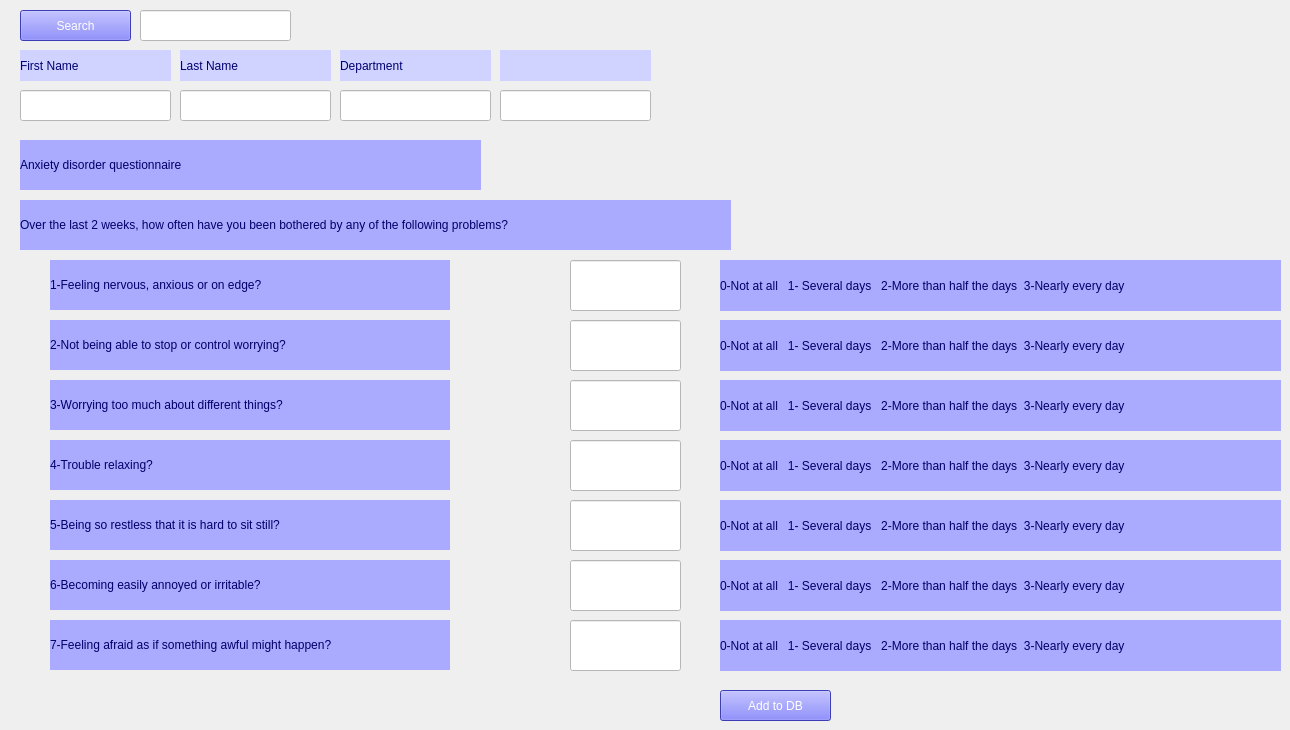
    <widget class="QWidget" name="tab_7">
     <attribute name="title">
      <string>anxiety </string>
     </attribute>
     <widget class="QLabel" name="label_3">
      <property name="geometry">
       <rect>
        <x>20</x>
        <y>140</y>
        <width>461</width>
        <height>50</height>
       </rect>
      </property>
      <property name="styleSheet">
       <string notr="true">background-color: rgb(170, 170, 255);
color: rgb(0, 0, 104);</string>
      </property>
      <property name="text">
       <string>Anxiety disorder questionnaire</string>
      </property>
     </widget>
     <widget class="QLabel" name="label_6">
      <property name="geometry">
       <rect>
        <x>20</x>
        <y>200</y>
        <width>711</width>
        <height>50</height>
       </rect>
      </property>
      <property name="styleSheet">
       <string notr="true">background-color: rgb(170, 170, 255);
font: 8pt &quot;MS Shell Dlg 2&quot;;
color: rgb(0, 0, 104);</string>
      </property>
      <property name="text">
       <string>Over the last 2 weeks, how often have you been bothered by any of the following problems?                                        </string>
      </property>
     </widget>
     <widget class="QLabel" name="label_7">
      <property name="geometry">
       <rect>
        <x>50</x>
        <y>260</y>
        <width>400</width>
        <height>50</height>
       </rect>
      </property>
      <property name="styleSheet">
       <string notr="true">background-color: rgb(170, 170, 255);
font: 8pt &quot;MS Shell Dlg 2&quot;;
color: rgb(0, 0, 104);</string>
      </property>
      <property name="text">
       <string>1-Feeling nervous, anxious or on edge?</string>
      </property>
     </widget>
     <widget class="QLabel" name="label_8">
      <property name="geometry">
       <rect>
        <x>50</x>
        <y>320</y>
        <width>400</width>
        <height>50</height>
       </rect>
      </property>
      <property name="styleSheet">
       <string notr="true">background-color: rgb(170, 170, 255);
font: 8pt &quot;MS Shell Dlg 2&quot;;
color: rgb(0, 0, 104);</string>
      </property>
      <property name="text">
       <string>2-Not being able to stop or control worrying?</string>
      </property>
     </widget>
     <widget class="QLabel" name="label_9">
      <property name="geometry">
       <rect>
        <x>50</x>
        <y>380</y>
        <width>400</width>
        <height>50</height>
       </rect>
      </property>
      <property name="styleSheet">
       <string notr="true">background-color: rgb(170, 170, 255);
font: 8pt &quot;MS Shell Dlg 2&quot;;
color: rgb(0, 0, 104);</string>
      </property>
      <property name="text">
       <string>3-Worrying too much about different things?</string>
      </property>
     </widget>
     <widget class="QLabel" name="label_10">
      <property name="geometry">
       <rect>
        <x>50</x>
        <y>440</y>
        <width>400</width>
        <height>50</height>
       </rect>
      </property>
      <property name="styleSheet">
       <string notr="true">background-color: rgb(170, 170, 255);
font: 8pt &quot;MS Shell Dlg 2&quot;;
color: rgb(0, 0, 104);</string>
      </property>
      <property name="text">
       <string>4-Trouble relaxing?</string>
      </property>
     </widget>
     <widget class="QLabel" name="label_11">
      <property name="geometry">
       <rect>
        <x>50</x>
        <y>500</y>
        <width>400</width>
        <height>50</height>
       </rect>
      </property>
      <property name="styleSheet">
       <string notr="true">background-color: rgb(170, 170, 255);
font: 8pt &quot;MS Shell Dlg 2&quot;;
color: rgb(0, 0, 104);</string>
      </property>
      <property name="text">
       <string>5-Being so restless that it is hard to sit still?</string>
      </property>
     </widget>
     <widget class="QLabel" name="label_13">
      <property name="geometry">
       <rect>
        <x>50</x>
        <y>560</y>
        <width>400</width>
        <height>50</height>
       </rect>
      </property>
      <property name="styleSheet">
       <string notr="true">background-color: rgb(170, 170, 255);
font: 8pt &quot;MS Shell Dlg 2&quot;;
color: rgb(0, 0, 104);</string>
      </property>
      <property name="text">
       <string>6-Becoming easily annoyed or irritable?</string>
      </property>
     </widget>
     <widget class="QLabel" name="label_15">
      <property name="geometry">
       <rect>
        <x>50</x>
        <y>620</y>
        <width>400</width>
        <height>50</height>
       </rect>
      </property>
      <property name="styleSheet">
       <string notr="true">background-color: rgb(170, 170, 255);
font: 8pt &quot;MS Shell Dlg 2&quot;;
color: rgb(0, 0, 104);</string>
      </property>
      <property name="text">
       <string>7-Feeling afraid as if something awful might happen?</string>
      </property>
     </widget>
     <widget class="QLabel" name="label_16">
      <property name="geometry">
       <rect>
        <x>720</x>
        <y>260</y>
        <width>561</width>
        <height>51</height>
       </rect>
      </property>
      <property name="styleSheet">
       <string notr="true">background-color: rgb(170, 170, 255);
color: rgb(0, 0, 104);
font: 8pt &quot;MS Shell Dlg 2&quot;;</string>
      </property>
      <property name="text">
       <string>0-Not at all   1- Several days   2-More than half the days  3-Nearly every day               </string>
      </property>
     </widget>
     <widget class="QLineEdit" name="tb811">
      <property name="geometry">
       <rect>
        <x>570</x>
        <y>260</y>
        <width>111</width>
        <height>51</height>
       </rect>
      </property>
      <property name="styleSheet">
       <string notr="true">background-color: rgb(255, 255, 255);
color: rgb(0, 0, 0);
</string>
      </property>
     </widget>
     <widget class="QLineEdit" name="tb812">
      <property name="geometry">
       <rect>
        <x>570</x>
        <y>320</y>
        <width>111</width>
        <height>51</height>
       </rect>
      </property>
      <property name="styleSheet">
       <string notr="true">background-color: rgb(255, 255, 255);
color: rgb(0, 0, 0);
</string>
      </property>
     </widget>
     <widget class="QLineEdit" name="tb813">
      <property name="geometry">
       <rect>
        <x>570</x>
        <y>380</y>
        <width>111</width>
        <height>51</height>
       </rect>
      </property>
      <property name="styleSheet">
       <string notr="true">background-color: rgb(255, 255, 255);
color: rgb(0, 0, 0);
</string>
      </property>
     </widget>
     <widget class="QLineEdit" name="tb814">
      <property name="geometry">
       <rect>
        <x>570</x>
        <y>440</y>
        <width>111</width>
        <height>51</height>
       </rect>
      </property>
      <property name="styleSheet">
       <string notr="true">background-color: rgb(255, 255, 255);
color: rgb(0, 0, 0);
</string>
      </property>
     </widget>
     <widget class="QLineEdit" name="tb815">
      <property name="geometry">
       <rect>
        <x>570</x>
        <y>500</y>
        <width>111</width>
        <height>51</height>
       </rect>
      </property>
      <property name="styleSheet">
       <string notr="true">background-color: rgb(255, 255, 255);
color: rgb(0, 0, 0);
</string>
      </property>
     </widget>
     <widget class="QLineEdit" name="tb816">
      <property name="geometry">
       <rect>
        <x>570</x>
        <y>560</y>
        <width>111</width>
        <height>51</height>
       </rect>
      </property>
      <property name="styleSheet">
       <string notr="true">background-color: rgb(255, 255, 255);
color: rgb(0, 0, 0);
</string>
      </property>
     </widget>
     <widget class="QLineEdit" name="tb817">
      <property name="geometry">
       <rect>
        <x>570</x>
        <y>620</y>
        <width>111</width>
        <height>51</height>
       </rect>
      </property>
      <property name="styleSheet">
       <string notr="true">background-color: rgb(255, 255, 255);
color: rgb(0, 0, 0);
</string>
      </property>
     </widget>
     <widget class="QLineEdit" name="tb803">
      <property name="geometry">
       <rect>
        <x>340</x>
        <y>90</y>
        <width>151</width>
        <height>31</height>
       </rect>
      </property>
      <property name="styleSheet">
       <string notr="true">background-color: rgb(255, 255, 255);
font: 8pt &quot;MS Shell Dlg 2&quot;;</string>
      </property>
     </widget>
     <widget class="QLabel" name="l524_2">
      <property name="geometry">
       <rect>
        <x>500</x>
        <y>50</y>
        <width>151</width>
        <height>31</height>
       </rect>
      </property>
      <property name="font">
       <font>
        <family>MS Shell Dlg 2</family>
        <pointsize>9</pointsize>
        <weight>9</weight>
        <italic>false</italic>
        <bold>false</bold>
       </font>
      </property>
      <property name="styleSheet">
       <string notr="true">font: 75 9pt &quot;MS Shell Dlg 2&quot;;
background-color: rgb(208, 211, 255);
color: rgb(0, 0, 112);
</string>
      </property>
      <property name="text">
       <string/>
      </property>
     </widget>
     <widget class="QLabel" name="l523_2">
      <property name="geometry">
       <rect>
        <x>340</x>
        <y>50</y>
        <width>151</width>
        <height>31</height>
       </rect>
      </property>
      <property name="font">
       <font>
        <family>MS Shell Dlg 2</family>
        <pointsize>9</pointsize>
        <weight>9</weight>
        <italic>false</italic>
        <bold>false</bold>
       </font>
      </property>
      <property name="styleSheet">
       <string notr="true">font: 75 9pt &quot;MS Shell Dlg 2&quot;;
background-color: rgb(208, 211, 255);
color: rgb(0, 0, 112);
</string>
      </property>
      <property name="text">
       <string>Department</string>
      </property>
     </widget>
     <widget class="QLineEdit" name="tb801">
      <property name="geometry">
       <rect>
        <x>20</x>
        <y>90</y>
        <width>151</width>
        <height>31</height>
       </rect>
      </property>
      <property name="styleSheet">
       <string notr="true">background-color: rgb(255, 255, 255);
font: 8pt &quot;MS Shell Dlg 2&quot;;</string>
      </property>
     </widget>
     <widget class="QLabel" name="l522_2">
      <property name="geometry">
       <rect>
        <x>180</x>
        <y>50</y>
        <width>151</width>
        <height>31</height>
       </rect>
      </property>
      <property name="font">
       <font>
        <family>MS Shell Dlg 2</family>
        <pointsize>9</pointsize>
        <weight>9</weight>
        <italic>false</italic>
        <bold>false</bold>
       </font>
      </property>
      <property name="styleSheet">
       <string notr="true">font: 75 9pt &quot;MS Shell Dlg 2&quot;;
background-color: rgb(208, 211, 255);
color: rgb(0, 0, 112);
</string>
      </property>
      <property name="text">
       <string>Last Name</string>
      </property>
     </widget>
     <widget class="QLabel" name="l521_3">
      <property name="geometry">
       <rect>
        <x>20</x>
        <y>50</y>
        <width>151</width>
        <height>31</height>
       </rect>
      </property>
      <property name="font">
       <font>
        <family>MS Shell Dlg 2</family>
        <pointsize>9</pointsize>
        <weight>9</weight>
        <italic>false</italic>
        <bold>false</bold>
       </font>
      </property>
      <property name="styleSheet">
       <string notr="true">font: 75 9pt &quot;MS Shell Dlg 2&quot;;
background-color: rgb(208, 211, 255);
color: rgb(0, 0, 112);
</string>
      </property>
      <property name="text">
       <string>First Name</string>
      </property>
     </widget>
     <widget class="QLineEdit" name="tb802">
      <property name="geometry">
       <rect>
        <x>180</x>
        <y>90</y>
        <width>151</width>
        <height>31</height>
       </rect>
      </property>
      <property name="styleSheet">
       <string notr="true">background-color: rgb(255, 255, 255);
font: 8pt &quot;MS Shell Dlg 2&quot;;</string>
      </property>
     </widget>
     <widget class="QLineEdit" name="tb804">
      <property name="geometry">
       <rect>
        <x>500</x>
        <y>90</y>
        <width>151</width>
        <height>31</height>
       </rect>
      </property>
      <property name="styleSheet">
       <string notr="true">background-color: rgb(255, 255, 255);
font: 8pt &quot;MS Shell Dlg 2&quot;;</string>
      </property>
     </widget>
     <widget class="QPushButton" name="b510_2">
      <property name="geometry">
       <rect>
        <x>20</x>
        <y>10</y>
        <width>111</width>
        <height>31</height>
       </rect>
      </property>
      <property name="styleSheet">
       <string notr="true">background-color: rgb(85, 85, 255);
color: rgb(255, 255, 255);
font: 8pt &quot;MS Shell Dlg 2&quot;;</string>
      </property>
      <property name="text">
       <string>Search</string>
      </property>
     </widget>
     <widget class="QLineEdit" name="tb800">
      <property name="geometry">
       <rect>
        <x>140</x>
        <y>10</y>
        <width>151</width>
        <height>31</height>
       </rect>
      </property>
      <property name="styleSheet">
       <string notr="true">background-color: rgb(255, 255, 255);
font: 8pt &quot;MS Shell Dlg 2&quot;;</string>
      </property>
     </widget>
     <widget class="QPushButton" name="b520_2">
      <property name="geometry">
       <rect>
        <x>720</x>
        <y>690</y>
        <width>111</width>
        <height>31</height>
       </rect>
      </property>
      <property name="styleSheet">
       <string notr="true">background-color: rgb(85, 85, 255);
color: rgb(255, 255, 255);
font: 8pt &quot;MS Shell Dlg 2&quot;;</string>
      </property>
      <property name="text">
       <string>Add to DB</string>
      </property>
     </widget>
     <widget class="QLabel" name="label_17">
      <property name="geometry">
       <rect>
        <x>720</x>
        <y>320</y>
        <width>561</width>
        <height>51</height>
       </rect>
      </property>
      <property name="styleSheet">
       <string notr="true">background-color: rgb(170, 170, 255);
color: rgb(0, 0, 104);
font: 8pt &quot;MS Shell Dlg 2&quot;;</string>
      </property>
      <property name="text">
       <string>0-Not at all   1- Several days   2-More than half the days  3-Nearly every day               </string>
      </property>
     </widget>
     <widget class="QLabel" name="label_18">
      <property name="geometry">
       <rect>
        <x>720</x>
        <y>380</y>
        <width>561</width>
        <height>51</height>
       </rect>
      </property>
      <property name="styleSheet">
       <string notr="true">background-color: rgb(170, 170, 255);
color: rgb(0, 0, 104);
font: 8pt &quot;MS Shell Dlg 2&quot;;</string>
      </property>
      <property name="text">
       <string>0-Not at all   1- Several days   2-More than half the days  3-Nearly every day               </string>
      </property>
     </widget>
     <widget class="QLabel" name="label_19">
      <property name="geometry">
       <rect>
        <x>720</x>
        <y>440</y>
        <width>561</width>
        <height>51</height>
       </rect>
      </property>
      <property name="styleSheet">
       <string notr="true">background-color: rgb(170, 170, 255);
color: rgb(0, 0, 104);
font: 8pt &quot;MS Shell Dlg 2&quot;;</string>
      </property>
      <property name="text">
       <string>0-Not at all   1- Several days   2-More than half the days  3-Nearly every day               </string>
      </property>
     </widget>
     <widget class="QLabel" name="label_27">
      <property name="geometry">
       <rect>
        <x>720</x>
        <y>500</y>
        <width>561</width>
        <height>51</height>
       </rect>
      </property>
      <property name="styleSheet">
       <string notr="true">background-color: rgb(170, 170, 255);
color: rgb(0, 0, 104);
font: 8pt &quot;MS Shell Dlg 2&quot;;</string>
      </property>
      <property name="text">
       <string>0-Not at all   1- Several days   2-More than half the days  3-Nearly every day               </string>
      </property>
     </widget>
     <widget class="QLabel" name="label_32">
      <property name="geometry">
       <rect>
        <x>720</x>
        <y>560</y>
        <width>561</width>
        <height>51</height>
       </rect>
      </property>
      <property name="styleSheet">
       <string notr="true">background-color: rgb(170, 170, 255);
color: rgb(0, 0, 104);
font: 8pt &quot;MS Shell Dlg 2&quot;;</string>
      </property>
      <property name="text">
       <string>0-Not at all   1- Several days   2-More than half the days  3-Nearly every day               </string>
      </property>
     </widget>
     <widget class="QLabel" name="label_34">
      <property name="geometry">
       <rect>
        <x>720</x>
        <y>620</y>
        <width>561</width>
        <height>51</height>
       </rect>
      </property>
      <property name="styleSheet">
       <string notr="true">background-color: rgb(170, 170, 255);
color: rgb(0, 0, 104);
font: 8pt &quot;MS Shell Dlg 2&quot;;</string>
      </property>
      <property name="text">
       <string>0-Not at all   1- Several days   2-More than half the days  3-Nearly every day               </string>
      </property>
     </widget>
    </widget>
